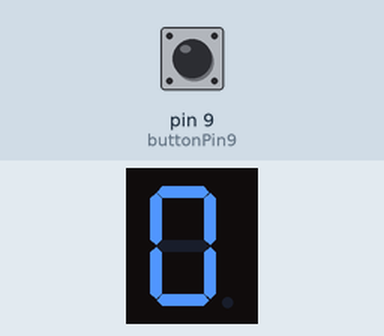
This sketch was run on a simulated Arduino Uno, built with avr-gcc and run on an emulated ATmega328P. Parts: 1-digit seven-segment display. Wiring (inferred from the names in the program): 1-digit 7-segment display, segments lit when HIGH: segments pin 2, pin 3, pin 4, pin 5, pin 6, pin 7, pin 8. Inputs (shaded band) come from the test bench; at power-on: pin 9 (buttonPin9) HIGH. The segment pins are drawn as the display they are named for.

Above: at 1.8 s.
1.9 s: pin 9 (buttonPin9) pulled LOW for 0.6 s
At 2.6 s:
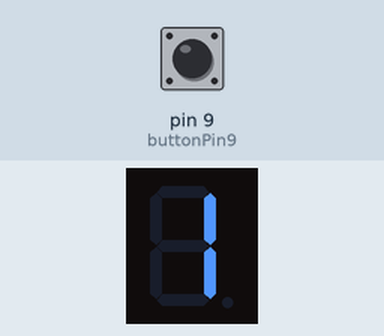
At 3.1 s:
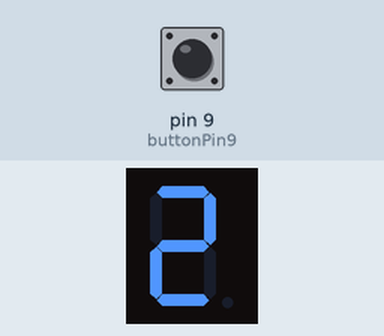
Timing chart, 0 to 4.9 s (numbered marks = the images above; inputs shaded):
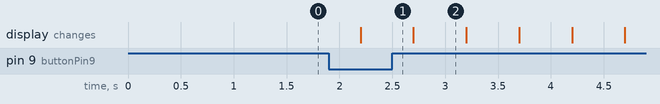

The sketch:

6.3.ino
```cpp
/**********************************************************
**                                                       **
**                    TÍTOL:                             **
**                   PLANTILA                            **
**                                                       **
** ARNAU PUIGGROS                    DATA:19/11/2022     **
***********************************************************/
//******* INCLUDE ************


//******* VARIABLES *********
const byte segA = 2;          // donar nom al pin 5 de l’Arduino
const byte segB = 3;
const byte segC = 4;
const byte segD = 5;
const byte segE = 6;
const byte segF = 7;
const byte segG = 8;
const byte buttonPin9 = 9;     // donar nom al pin 2 de l’Arduino
byte buttonState9 = 0;         // per guardar l’estat en que és troba el button2
int numActual = 0;
int playpause = 0;
//******* SETUP ***********

void setup() {
  // put your setup code here, to run once:
  pinMode(segA, OUTPUT);     // definir el pin 5 com una sortida
  pinMode(segB, OUTPUT);     // definir el pin 6 com una sortida
  pinMode(segC, OUTPUT);     // definir el pin 7 com una sortida
  pinMode(segD, OUTPUT);     // definir el pin 8 com una sortida
  pinMode(segE, OUTPUT);     // definir el pin 9 com una sortida
  pinMode(segF, OUTPUT);     // definir el pin 10 com una sortida
  pinMode(segG, OUTPUT);     // definir el pin 11 com una sortida
  pinMode(buttonPin9, INPUT); // definir el pin 2 com una entrada


}

//******** LOOP ***********

void loop() {
  // put your main code here, to run repeatedly:

  buttonState9 = digitalRead(buttonPin9);

  if (buttonState9 == 0)
  {
      playpause = !playpause;
      delay(200);
  }
  if (playpause == 1)
  {
      numActual++;
      if (numActual ==10)
      {
        numActual = 0;
      }
  }
  switch (numActual)
  {
    case 0:
      digitalWrite(segA, HIGH);  //0
      digitalWrite(segB, HIGH);
      digitalWrite(segC, HIGH);
      digitalWrite(segD, HIGH);
      digitalWrite(segE, HIGH);
      digitalWrite(segF, HIGH);
      digitalWrite(segG, LOW);

      delay(500);

      break;

    case 1:
      digitalWrite(segA, LOW);  //1
      digitalWrite(segB, HIGH);
      digitalWrite(segC, HIGH);
      digitalWrite(segD, LOW);
      digitalWrite(segE, LOW);
      digitalWrite(segF, LOW);
      digitalWrite(segG, LOW);

      delay(500);

      break;

    case 2:
      digitalWrite(segA, HIGH);  //2
      digitalWrite(segB, HIGH);
      digitalWrite(segC, LOW);
      digitalWrite(segD, HIGH);
      digitalWrite(segE, HIGH);
      digitalWrite(segF, LOW);
      digitalWrite(segG, HIGH);

      delay(500);

      break;

    case 3:
      digitalWrite(segA, HIGH);  //3
      digitalWrite(segB, HIGH);
      digitalWrite(segC, HIGH);
      digitalWrite(segD, HIGH);
      digitalWrite(segE, LOW);
      digitalWrite(segF, LOW);
      digitalWrite(segG, HIGH);

      delay(500);

      break;

    case 4:
      digitalWrite(segA, LOW);  //4
      digitalWrite(segB, HIGH);
      digitalWrite(segC, HIGH);
      digitalWrite(segD, LOW);
      digitalWrite(segE, LOW);
      digitalWrite(segF, HIGH);
      digitalWrite(segG, HIGH);

      delay(500);

      break;

    case 5:
      digitalWrite(segA, HIGH);  //5
      digitalWrite(segB, LOW);
      digitalWrite(segC, HIGH);
      digitalWrite(segD, HIGH);
      digitalWrite(segE, LOW);
      digitalWrite(segF, HIGH);
      digitalWrite(segG, HIGH);

      delay(500);


      break;

    case 6:
      digitalWrite(segA, LOW);  //6
      digitalWrite(segB, LOW);
      digitalWrite(segC, HIGH);
      digitalWrite(segD, HIGH);
      digitalWrite(segE, HIGH);
      digitalWrite(segF, HIGH);
      digitalWrite(segG, HIGH);

      delay(500);

      break;

    case 7:
      digitalWrite(segA, HIGH);  //7
      digitalWrite(segB, HIGH);
      digitalWrite(segC, HIGH);
      digitalWrite(segD, LOW);
      digitalWrite(segE, LOW);
      digitalWrite(segF, LOW);
      digitalWrite(segG, LOW);

      delay(500);

      break;

    case 8:
      digitalWrite(segA, HIGH);  //8
      digitalWrite(segB, HIGH);
      digitalWrite(segC, HIGH);
      digitalWrite(segD, HIGH);
      digitalWrite(segE, HIGH);
      digitalWrite(segF, HIGH);
      digitalWrite(segG, HIGH);

      delay(500);

      break;

    case 9:
      digitalWrite(segA, HIGH);  //9
      digitalWrite(segB, HIGH);
      digitalWrite(segC, HIGH);
      digitalWrite(segD, LOW);
      digitalWrite(segE, LOW);
      digitalWrite(segF, HIGH);
      digitalWrite(segG, HIGH);

      delay(500);

      break;

  }
}


//******* FUNCIONS **********
```

Measured:
- after the input at 1.9 s, the display: changes after 0.30 s (image 1)
- what the display in image 2 shows lasts 0.5 s, from 2.7 s to 3.2 s
